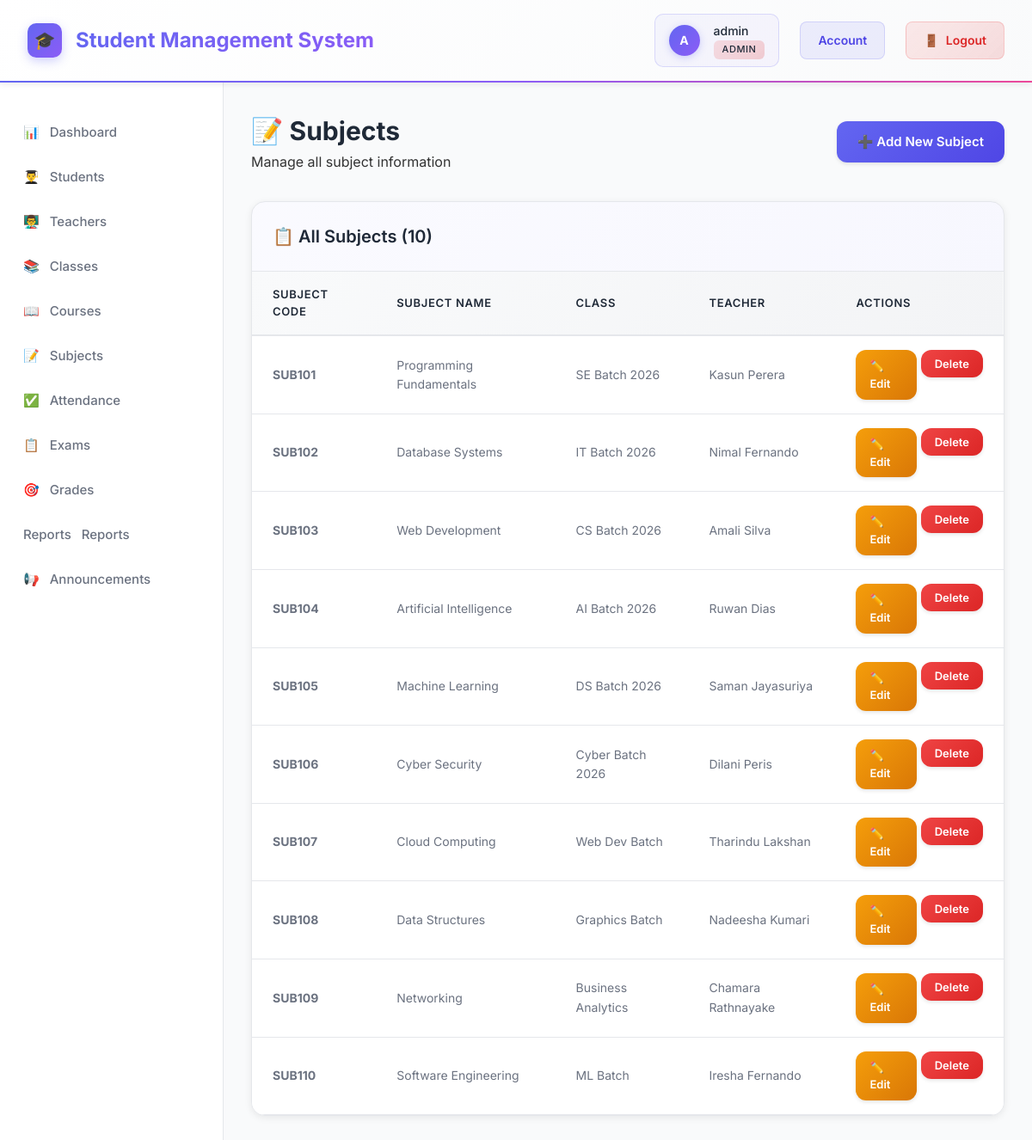
Screenshot of /subjects/index.php (signed in) with the database file from the repository.
### tables this page shows
CREATE TABLE subjects (
    id INT AUTO_INCREMENT PRIMARY KEY,
    subject_code VARCHAR(20) UNIQUE NOT NULL,
    subject_name VARCHAR(100) NOT NULL,
    description TEXT,
    class_id INT,
    teacher_id INT,
    created_at TIMESTAMP DEFAULT CURRENT_TIMESTAMP,
    FOREIGN KEY (class_id) REFERENCES classes(id) ON DELETE CASCADE,
    FOREIGN KEY (teacher_id) REFERENCES teachers(id) ON DELETE SET NULL
);

CREATE TABLE classes (
    id INT AUTO_INCREMENT PRIMARY KEY,
    class_name VARCHAR(50) NOT NULL,
    section VARCHAR(10),
    course_id INT,
    teacher_id INT,
    academic_year VARCHAR(20),
    room_number VARCHAR(20),
    status ENUM('active', 'inactive') DEFAULT 'active',
    created_at TIMESTAMP DEFAULT CURRENT_TIMESTAMP,
    updated_at TIMESTAMP DEFAULT CURRENT_TIMESTAMP ON UPDATE CURRENT_TIMESTAMP,
    FOREIGN KEY (course_id) REFERENCES courses(id) ON DELETE SET NULL,
    FOREIGN KEY (teacher_id) REFERENCES teachers(id) ON DELETE SET NULL
);

CREATE TABLE teachers (
    id INT AUTO_INCREMENT PRIMARY KEY,
    user_id INT,
    teacher_id VARCHAR(20) UNIQUE NOT NULL,
    first_name VARCHAR(50) NOT NULL,
    last_name VARCHAR(50) NOT NULL,
    date_of_birth DATE,
    gender ENUM('Male', 'Female', 'Other'),
    phone VARCHAR(20),
    email VARCHAR(100),
    address TEXT,
    qualification VARCHAR(100),
    specialization VARCHAR(100),
    joining_date DATE,
    photo VARCHAR(255),
    status ENUM('active', 'inactive') DEFAULT 'active',
    created_at TIMESTAMP DEFAULT CURRENT_TIMESTAMP,
    updated_at TIMESTAMP DEFAULT CURRENT_TIMESTAMP ON UPDATE CURRENT_TIMESTAMP,
    FOREIGN KEY (user_id) REFERENCES users(id) ON DELETE CASCADE
);

### subjects/index.php (the view, shortened to what this page needs)
<?php
$database = new Database();
$db = $database->getConnection();
$query = "SELECT s.*, c.class_name, t.first_name, t.last_name
          FROM subjects s
          LEFT JOIN classes c ON s.class_id = c.id
          LEFT JOIN teachers t ON s.teacher_id = t.id
          ORDER BY s.created_at DESC";
$stmt = $db->prepare($query);
$stmt->execute();
$subjects = $stmt->fetchAll();
?>
<!DOCTYPE html>
<html lang="en">
<head>
    <link rel="stylesheet" href="../assets/css/style.css">
</head>
<body>
    <?php include '../includes/header.php'; ?>
    <div class="container">
        <?php include '../includes/sidebar.php'; ?>
        <main class="main-content">
            <div class="page-header">
                <div>
                    <h1>📝 Subjects</h1>
                    <p>Manage all subject information</p>
                </div>
                <a href="add.php" class="btn btn-primary">
                    ➕ Add New Subject
                </a>
            </div>
            <div class="card">
                <div class="card-header">
                    <h2>📋 All Subjects (<?php echo count($subjects); ?>)</h2>
                </div>
                <div class="card-body">
                    <?php if (count($subjects) > 0): ?>
                        <div class="table-responsive">
                            <table class="data-table">
                                <thead>
                                    <tr>
                                        <th>Subject Code</th>
                                        <th>Subject Name</th>
                                        <th>Class</th>
                                        <th>Teacher</th>
                                        <th>Actions</th>
                                    </tr>
                                </thead>
                                <tbody>
                                    <?php foreach ($subjects as $subject): ?>
                                        <tr>
                                            <td><strong><?php echo htmlspecialchars($subject['subject_code']); ?></strong></td>
                                            <td><?php echo htmlspecialchars($subject['subject_name']); ?></td>
                                            <td><?php echo htmlspecialchars($subject['class_name'] ?? 'N/A'); ?></td>
                                            <td><?php echo htmlspecialchars(($subject['first_name'] ??  '') . ' ' . ($subject['last_name'] ?? 'N/A')); ?></td>
                                            <td>
                                                <div style="display: flex; gap:  5px;">
                                                    <a href="edit.php?id=<?php echo $subject['id']; ?>" class="btn btn-sm btn-warning">✏️ Edit</a>
                                                    <form method="POST" action="delete.php" style="display:inline" onsubmit="return confirm('Are you sure? ')">
                                                        <button type="submit" class="btn btn-sm btn-danger">Delete</button>
                                                    </form>
                                                </div>
                                            </td>
                                        </tr>
                                    <?php endforeach; ?>
                                </tbody>
                            </table>
                        </div>
                    <?php endif; ?>
                </div>
            </div>
        </main>
    </div>
</body>
</html>

### assets/css/style.css (style rules this page uses)
* { margin: 0; padding: 0; box-sizing: border-box; }
:root { --primary-color: #6366F1; --primary-dark: #4F46E5; --secondary-color: #10B981; --danger-color: #EF4444; --warning-color: #F59E0B; --info-color: #3B82F6; --dark-color: #1F2937; --gray-medium: #6B7280; --gray-light: #9CA3AF; --light-color: #F9FAFB; --white: #FFFFFF; --border-color: #E5E7EB; }
body { font-family: 'Inter', -apple-system, BlinkMacSystemFont, 'Segoe UI', Roboto, sans-serif; background: #f5f5f5; color: #333; line-height: 1.6; }
.container { display: flex; min-height: calc(100vh - 70px); }
.main-content { flex: 1; padding: 2rem; background: var(--light-color); overflow-y: auto; }
.page-header { display: flex; justify-content: space-between; align-items: center; margin-bottom: 2rem; }
.page-header h1 { font-size: 1.875rem; color: var(--dark-color); font-weight: 700; margin: 0; }
.card { background: var(--white); border-radius: 16px; box-shadow: 0 2px 8px rgba(0, 0, 0, 0.08); margin-bottom: 1.5rem; overflow: hidden; border: 1px solid var(--border-color); transition: all 0.3s; }
.card-header { padding: 1.5rem; border-bottom: 1px solid var(--border-color); background: linear-gradient(135deg, rgba(99, 102, 241, 0.03), rgba(99, 102, 241, 0.05)); }
.card-header h2 { font-size: 1.25rem; color: var(--dark-color); font-weight: 600; margin: 0; }
.card-body { padding: 0; }
.data-table { width: 100%; border-collapse: collapse; background: var(--white); }
.data-table thead { background: linear-gradient(135deg, #F9FAFB, #F3F4F6); }
.data-table th { padding: 1rem 1.5rem; text-align: left; font-weight: 600; color: var(--dark-color); font-size: 0.8125rem; text-transform: uppercase; letter-spacing: 0.05em; border-bottom: 2px solid var(--border-color); }
.data-table td { padding: 1rem 1.5rem; border-bottom: 1px solid var(--border-color); color: var(--gray-medium); font-size: 0.875rem; }
.data-table tbody tr { transition: all 0.2s; }
.btn { display: inline-flex; align-items: center; justify-content: center; gap: 8px; padding: 12px 24px; border: none; border-radius: 12px; font-size: 15px; font-weight: 600; cursor: pointer; text-decoration: none; transition: all 0.3s; box-shadow: 0 2px 4px rgba(0, 0, 0, 0.1); font-family: inherit; }
.btn-primary { background: linear-gradient(135deg, var(--primary-color), var(--primary-dark)); color: var(--white); }
.btn-danger { background: linear-gradient(135deg, var(--danger-color), #DC2626); color: var(--white); }
.btn-warning { background: linear-gradient(135deg, var(--warning-color), #D97706); color: var(--white); }
.btn-sm { padding: 8px 16px; font-size: 13px; }
.btn-sm { padding: 0.5rem 1rem; font-size: 0.8125rem; }

### rows the page displays
subjects: subject_code "SUB101", subject_name "Programming Fundamentals", class.class_name "SE Batch 2026", teacher.last_name "Kasun Perera"
subjects: subject_code "SUB102", subject_name "Database Systems", class.class_name "IT Batch 2026", teacher.last_name "Nimal Fernando"
subjects: subject_code "SUB103", subject_name "Web Development", class.class_name "CS Batch 2026", teacher.last_name "Amali Silva"
subjects: subject_code "SUB104", subject_name "Artificial Intelligence", class.class_name "AI Batch 2026", teacher.last_name "Ruwan Dias"
subjects: subject_code "SUB105", subject_name "Machine Learning", class.class_name "DS Batch 2026", teacher.last_name "Saman Jayasuriya"
subjects: subject_code "SUB106", subject_name "Cyber Security", class.class_name "Cyber Batch 2026", teacher.last_name "Dilani Peris"
subjects: subject_code "SUB107", subject_name "Cloud Computing", class.class_name "Web Dev Batch", teacher.last_name "Tharindu Lakshan"
subjects: subject_code "SUB108", subject_name "Data Structures", class.class_name "Graphics Batch", teacher.last_name "Nadeesha Kumari"
subjects: subject_code "SUB109", subject_name "Networking", class.class_name "Business Analytics", teacher.last_name "Chamara Rathnayake"
subjects: subject_code "SUB110", subject_name "Software Engineering", class.class_name "ML Batch", teacher.last_name "Iresha Fernando"

### other values shown
substr($username, 0, 1) "A"
$username "admin"
$_SESSION['role'] "ADMIN"
count($subjects) "10"
